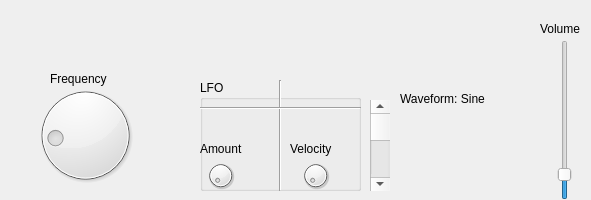
<?xml version="1.0" encoding="UTF-8"?>
<ui version="4.0">
 <class>SynthWidget</class>
 <widget class="QWidget" name="SynthWidget">
  <property name="geometry">
   <rect>
    <x>0</x>
    <y>0</y>
    <width>591</width>
    <height>200</height>
   </rect>
  </property>
  <property name="sizePolicy">
   <sizepolicy hsizetype="Fixed" vsizetype="Fixed">
    <horstretch>0</horstretch>
    <verstretch>0</verstretch>
   </sizepolicy>
  </property>
  <property name="windowTitle">
   <string>Form</string>
  </property>
  <property name="autoFillBackground">
   <bool>true</bool>
  </property>
  <widget class="QDial" name="dial">
   <property name="geometry">
    <rect>
     <x>0</x>
     <y>80</y>
     <width>171</width>
     <height>111</height>
    </rect>
   </property>
   <property name="maximum">
    <number>1200</number>
   </property>
   <property name="value">
    <number>220</number>
   </property>
  </widget>
  <widget class="QLabel" name="label">
   <property name="geometry">
    <rect>
     <x>50</x>
     <y>70</y>
     <width>71</width>
     <height>17</height>
    </rect>
   </property>
   <property name="text">
    <string>Frequency</string>
   </property>
  </widget>
  <widget class="WaveformWidget" name="widget" native="true">
   <property name="geometry">
    <rect>
     <x>400</x>
     <y>110</y>
     <width>120</width>
     <height>80</height>
    </rect>
   </property>
   <property name="autoFillBackground">
    <bool>true</bool>
   </property>
  </widget>
  <widget class="QLabel" name="label_2">
   <property name="geometry">
    <rect>
     <x>400</x>
     <y>90</y>
     <width>131</width>
     <height>17</height>
    </rect>
   </property>
   <property name="text">
    <string>Waveform: Sine</string>
   </property>
  </widget>
  <widget class="QScrollBar" name="verticalScrollBar">
   <property name="geometry">
    <rect>
     <x>370</x>
     <y>100</y>
     <width>20</width>
     <height>91</height>
    </rect>
   </property>
   <property name="orientation">
    <enum>Qt::Vertical</enum>
   </property>
  </widget>
  <widget class="QGroupBox" name="groupBox">
   <property name="geometry">
    <rect>
     <x>200</x>
     <y>80</y>
     <width>161</width>
     <height>111</height>
    </rect>
   </property>
   <property name="autoFillBackground">
    <bool>true</bool>
   </property>
   <property name="title">
    <string>LFO</string>
   </property>
   <widget class="QDial" name="dial_2">
    <property name="geometry">
     <rect>
      <x>0</x>
      <y>80</y>
      <width>41</width>
      <height>31</height>
     </rect>
    </property>
    <property name="maximum">
     <number>32766</number>
    </property>
   </widget>
   <widget class="QLabel" name="label_3">
    <property name="geometry">
     <rect>
      <x>0</x>
      <y>60</y>
      <width>67</width>
      <height>17</height>
     </rect>
    </property>
    <property name="text">
     <string>Amount</string>
    </property>
   </widget>
   <widget class="QDial" name="dial_3">
    <property name="geometry">
     <rect>
      <x>100</x>
      <y>80</y>
      <width>31</width>
      <height>31</height>
     </rect>
    </property>
    <property name="maximum">
     <number>40</number>
    </property>
   </widget>
   <widget class="Line" name="line">
    <property name="geometry">
     <rect>
      <x>70</x>
      <y>0</y>
      <width>20</width>
      <height>111</height>
     </rect>
    </property>
    <property name="orientation">
     <enum>Qt::Vertical</enum>
    </property>
   </widget>
   <widget class="Line" name="line_2">
    <property name="geometry">
     <rect>
      <x>0</x>
      <y>20</y>
      <width>161</width>
      <height>16</height>
     </rect>
    </property>
    <property name="orientation">
     <enum>Qt::Horizontal</enum>
    </property>
   </widget>
   <widget class="QLabel" name="label_4">
    <property name="geometry">
     <rect>
      <x>90</x>
      <y>60</y>
      <width>67</width>
      <height>17</height>
     </rect>
    </property>
    <property name="text">
     <string>Velocity</string>
    </property>
   </widget>
  </widget>
  <widget class="QSlider" name="verticalSlider">
   <property name="geometry">
    <rect>
     <x>550</x>
     <y>40</y>
     <width>29</width>
     <height>160</height>
    </rect>
   </property>
   <property name="maximum">
    <number>32767</number>
   </property>
   <property name="value">
    <number>4095</number>
   </property>
   <property name="orientation">
    <enum>Qt::Vertical</enum>
   </property>
  </widget>
  <widget class="QLabel" name="label_5">
   <property name="geometry">
    <rect>
     <x>540</x>
     <y>20</y>
     <width>67</width>
     <height>17</height>
    </rect>
   </property>
   <property name="text">
    <string>Volume</string>
   </property>
  </widget>
 </widget>
 <customwidgets>
  <customwidget>
   <class>WaveformWidget</class>
   <extends>QWidget</extends>
   <header location="global">waveformwidget.h</header>
   <container>1</container>
  </customwidget>
 </customwidgets>
 <resources/>
 <connections/>
</ui>
